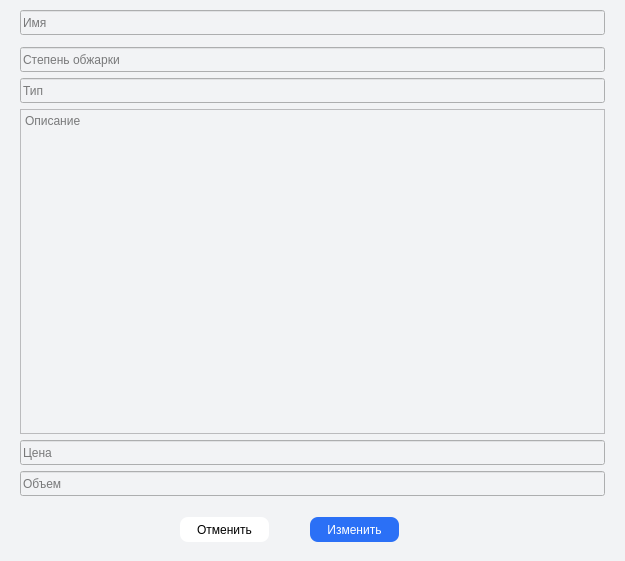
<?xml version="1.0" encoding="UTF-8"?>
<ui version="4.0">
 <class>Form</class>
 <widget class="QWidget" name="Form">
  <property name="geometry">
   <rect>
    <x>0</x>
    <y>0</y>
    <width>625</width>
    <height>561</height>
   </rect>
  </property>
  <property name="windowTitle">
   <string>Form</string>
  </property>
  <property name="styleSheet">
   <string notr="true">background-color: rgb(242, 243, 245)</string>
  </property>
  <widget class="QPushButton" name="reject_btn">
   <property name="geometry">
    <rect>
     <x>180</x>
     <y>517</y>
     <width>89</width>
     <height>25</height>
    </rect>
   </property>
   <property name="styleSheet">
    <string notr="true">background-color: rgb(255, 255, 255);
border-radius:8px;
</string>
   </property>
   <property name="text">
    <string>Отменить</string>
   </property>
  </widget>
  <widget class="QPushButton" name="accept_btn">
   <property name="geometry">
    <rect>
     <x>310</x>
     <y>517</y>
     <width>89</width>
     <height>25</height>
    </rect>
   </property>
   <property name="styleSheet">
    <string notr="true">color:white;
border-radius:8px;
background-color:rgb(43, 112, 246);</string>
   </property>
   <property name="text">
    <string>Изменить</string>
   </property>
  </widget>
  <widget class="QLineEdit" name="degree_text">
   <property name="geometry">
    <rect>
     <x>20</x>
     <y>47</y>
     <width>585</width>
     <height>25</height>
    </rect>
   </property>
   <property name="placeholderText">
    <string>Степень обжарки</string>
   </property>
  </widget>
  <widget class="QTextEdit" name="textEdit">
   <property name="geometry">
    <rect>
     <x>20</x>
     <y>109</y>
     <width>585</width>
     <height>325</height>
    </rect>
   </property>
   <property name="placeholderText">
    <string>Описание</string>
   </property>
  </widget>
  <widget class="QLineEdit" name="size_text">
   <property name="geometry">
    <rect>
     <x>20</x>
     <y>471</y>
     <width>585</width>
     <height>25</height>
    </rect>
   </property>
   <property name="placeholderText">
    <string>Объем</string>
   </property>
  </widget>
  <widget class="QLineEdit" name="type_text">
   <property name="geometry">
    <rect>
     <x>20</x>
     <y>78</y>
     <width>585</width>
     <height>25</height>
    </rect>
   </property>
   <property name="placeholderText">
    <string>Тип</string>
   </property>
  </widget>
  <widget class="QLineEdit" name="price_text">
   <property name="geometry">
    <rect>
     <x>20</x>
     <y>440</y>
     <width>585</width>
     <height>25</height>
    </rect>
   </property>
   <property name="placeholderText">
    <string>Цена</string>
   </property>
  </widget>
  <widget class="QLineEdit" name="name_text">
   <property name="geometry">
    <rect>
     <x>20</x>
     <y>10</y>
     <width>585</width>
     <height>25</height>
    </rect>
   </property>
   <property name="placeholderText">
    <string>Имя</string>
   </property>
  </widget>
 </widget>
 <tabstops>
  <tabstop>name_text</tabstop>
  <tabstop>degree_text</tabstop>
  <tabstop>type_text</tabstop>
  <tabstop>textEdit</tabstop>
  <tabstop>price_text</tabstop>
  <tabstop>size_text</tabstop>
  <tabstop>accept_btn</tabstop>
  <tabstop>reject_btn</tabstop>
 </tabstops>
 <resources/>
 <connections/>
</ui>
